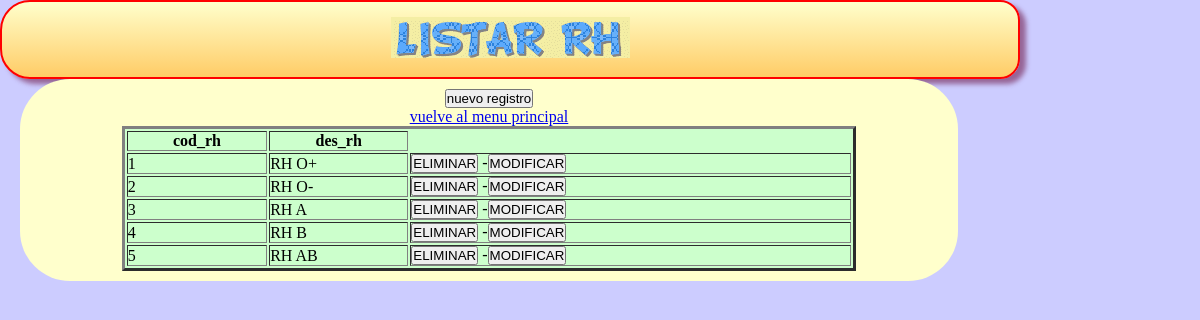
Screenshot of /rh/index.php with the database file from the repository.
### tables this page shows
CREATE TABLE IF NOT EXISTS `rh` (
  `cod_rh` varchar(2) NOT NULL DEFAULT '',
  `des_rh` varchar(30) DEFAULT NULL,
  PRIMARY KEY (`cod_rh`)
);

### rh/view/viewClass.php (called while the page is built, shortened)
<?php
class viewClass {
  static public function renderHTML($view, $args = NULL) {
    include_once 'templates/' . $view;
  }
}

### librerias/dataBaseClass.php (called while the page is built, shortened)
<?php
class dataBaseClass {
  static private $host = 'localhost';
  static private $port = 3306,
          $dbname = 'bddesercion',
          $user = 'root',
          $password = '',
          $driver = 'mysql',
          $instance = NULL;
  static public function getInstance() {
    return self::$instance;
  }
  static private function connect() {
    try {
      $dsn = self::$driver
              . ':host='. self::$host
              . ';port=' . self::$port
              . ';dbname=' . self::$dbname;
      self::$instance = new PDO($dsn, self::$user, self::$password);
      return true;
    } catch (PDOException $e) {
      echo $e->getMessage();
    }
  }
}

### rh/model/modelClass.php (called while the page is built, shortened)
<?php
class modelClass {
  static public function getAll() {
    try {
      $sql = 'SELECT rh.cod_rh,des_rh FROM rh';
      return dataBaseClass::getInstance()->query($sql)->fetchAll(PDO::FETCH_ASSOC);
    } catch (PDOException $e) {
      return $e;
    }
  }
}

### rh/view/templates/index.php (the view, shortened to what this page needs)
<!DOCTYPE html>
  <html lang="es" >
      <head>
      <link rel="stylesheet" href="css/miestilo.css">
       </head>
    <body>
       <div id="baseglobal">
       <header id="Encabezados">
       <th><img src="objetos/rh.gif"> </th>
      </header>
	     <section id="contenido"><center>
         <article>
 <div id="lnkNuevo">
      <a href="index.php?action=create"><button type="submit">nuevo registro</button></a>
    </div>
    <table id="tblContenido" border=3 width='80%' bgcolor="#ccffcc">
	  <thead>
        <tr>
           <th>cod_rh</th>
           <th>des_rh</th>
          </tr>
      </thead>
	  <tbody>
        <?php foreach ($datos as $row): ?>
          <tr>
            <td><?php echo $row['cod_rh'] ?></td>
            <td><?php echo $row['des_rh'] ?></td>
			<td><a href="index.php?action=delete&amp;cod_rh=<?php echo $row['cod_rh'] ?>"><button type="submit">ELIMINAR</button></a>
            -<a href="index.php?action=update&amp;cod_rh=<?php echo $row['cod_rh'] ?>"><button type="submit">MODIFICAR</button></a> </td>
		  </tr>
        <?php endforeach ?>
		<a href="http://localhost/taller2Pradera-leydy/">vuelve al menu principal
      </tbody>
    </table>
  </body>
</html>

### rh/css/miestilo.css (style rules this page uses)
* { margin:0px; padding:0px; }
header,nav,section,aside,focter,nav { display:block; }
body { text-align: center; background:#ccccff; }
#baseglobal { width:85%; background:#ccccff; }
#Encabezados { background: -webkit-linear-gradient(top,#ffffcc,#ffcc66); background:-moz-linear-gradient(top,#ffffcc,#ffcc66); border: 2px solid red; padding: 15px; color:#66cc33; -moz-border-radius:30px 20px 20px 30px; -webkit-border-radius:30px 20px 20px 30px; border-radius: 30px 20px 20px 30px; -moz-box-shadow:rgb(150,100,150) 6px 5px 5px; -webkit-box-shadow:rgb(150,100,150) 6px 5px 5px; box-shadow:rgb(150,100,150) 6px 5px 5px; }
#contenido { background:#ffffcc; list-style:none; width:90%; padding:10px; float:left; margin-left:20px; -moz-border-radius:50px; -webkit-border-radius:50px; border-radius: 50px; margin-bottom:50px; }

### rows the page displays
rh: cod_rh "1", des_rh "RH O+"
rh: cod_rh "2", des_rh "RH O-"
rh: cod_rh "3", des_rh "RH A"
rh: cod_rh "4", des_rh "RH B"
rh: cod_rh "5", des_rh "RH AB"
